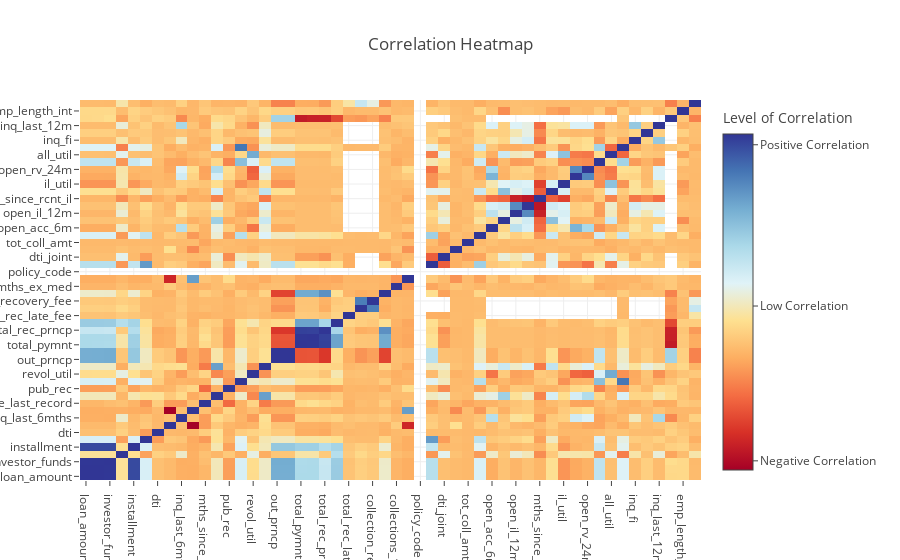

The notebook cell this image was saved under:
### Code cell
# We will use df_correlations dataframe to analyze our correlations.


df_correlations = df.corr()


trace = go.Heatmap(z=df_correlations.values,
                   x=df_correlations.columns,
                   y=df_correlations.columns,
                  colorscale=[[0.0, 'rgb(165,0,38)'], 
                              [0.1111111111111111, 'rgb(215,48,39)'], 
                              [0.2222222222222222, 'rgb(244,109,67)'], 
                              [0.3333333333333333, 'rgb(253,174,97)'], 
                              [0.4444444444444444, 'rgb(254,224,144)'], 
                              [0.5555555555555556, 'rgb(224,243,248)'], 
                              [0.6666666666666666, 'rgb(171,217,233)'], 
                              [0.7777777777777778, 'rgb(116,173,209)'], 
                              [0.8888888888888888, 'rgb(69,117,180)'], 
                              [1.0, 'rgb(49,54,149)']],
            colorbar = dict(
            title = 'Level of Correlation',
            titleside = 'top',
            tickmode = 'array',
            tickvals = [-0.52,0.2,0.95],
            ticktext = ['Negative Correlation','Low Correlation','Positive Correlation'],
            ticks = 'outside'
        )
                  )


layout = {"title": "Correlation Heatmap"}
data=[trace]

fig = dict(data=data, layout=layout)
iplot(fig, filename='labelled-heatmap')

### Figure 1 — Plotly figure (JSON) as saved in the notebook; plotly's stock layout.template omitted (floating-point values rounded to 4 significant figures; data arrays with more than 128 entries replaced by an {"elided": "..."} marker saying what was removed)
{"data": [{"colorbar": {"tickmode": "array", "ticks": "outside", "ticktext": ["Negative Correlation", "Low Correlation", "Positive Correlation"], "tickvals": [-0.52, 0.2, 0.95], "title": {"side": "top", "text": "Level of Correlation"}}, "colorscale": [[0, "rgb(165,0,38)"], [0.1111, "rgb(215,48,39)"], [0.2222, "rgb(244,109,67)"], [0.3333, "rgb(253,174,97)"], [0.4444, "rgb(254,224,144)"], [0.5556, "rgb(224,243,248)"], [0.6667, "rgb(171,217,233)"], [0.7778, "rgb(116,173,209)"], [0.8889, "rgb(69,117,180)"], [1, "rgb(49,54,149)"]], "type": "heatmap", "uid": "06701b54-82eb-4dd3-9ccc-6fdd3bf038f9", "x": ["loan_amount", "funded_amount", "investor_funds", "interest_rate", "installment", "annual_income", "dti", "delinq_2yrs", "inq_last_6mths", "mths_since_last_delinq", "mths_since_last_record", "open_acc", "pub_rec", "revol_bal", "revol_util", "total_acc", "out_prncp", "out_prncp_inv", "total_pymnt", "total_pymnt_inv", "total_rec_prncp", "total_rec_int", "total_rec_late_fee", "recoveries", "collection_recovery_fee", "last_pymnt_amnt", "collections_12_mths_ex_med", "mths_since_last_major_derog", "policy_code", "annual_inc_joint", "dti_joint", "acc_now_delinq", "tot_coll_amt", "tot_cur_bal", "open_acc_6m", "open_il_6m", "open_il_12m", "open_il_24m", "mths_since_rcnt_il", "total_bal_il", "il_util", "open_rv_12m", "open_rv_24m", "max_bal_bc", "all_util", "total_rev_hi_lim", "inq_fi", "total_cu_tl", "inq_last_12m", "year", "emp_length_int", "loan_condition_int"], "y": ["loan_amount", "funded_amount", "investor_funds", "interest_rate", "installment", "annual_income", "dti", "delinq_2yrs", "inq_last_6mths", "mths_since_last_delinq", "mths_since_last_record", "open_acc", "pub_rec", "revol_bal", "revol_util", "total_acc", "out_prncp", "out_prncp_inv", "total_pymnt", "total_pymnt_inv", "total_rec_prncp", "total_rec_int", "total_rec_late_fee", "recoveries", "collection_recovery_fee", "last_pymnt_amnt", "collections_12_mths_ex_med", "mths_since_last_major_derog", "policy_code", "annual_inc_joint", "dti_joint", "acc_now_delinq", "tot_coll_amt", "tot_cur_bal", "open_acc_6m", "open_il_6m", "open_il_12m", "open_il_24m", "mths_since_rcnt_il", "total_bal_il", "il_util", "open_rv_12m", "open_rv_24m", "max_bal_bc", "all_util", "total_rev_hi_lim", "inq_fi", "total_cu_tl", "inq_last_12m", "year", "emp_length_int", "loan_condition_int"], "z": {"elided": "52x52 float values"}}], "layout": {"title": {"text": "Correlation Heatmap"}}}
